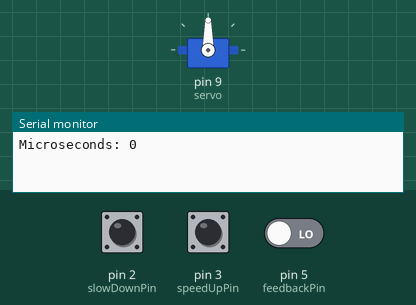
Recording of a sketch running on a simulated Arduino Uno, built with avr-gcc and run on an emulated ATmega328P. On the bench: servo, the last lines printed to the serial monitor. The inputs (shaded band) are chosen by the test bench; at power-on: pin 2 (slowDownPin) HIGH, pin 3 (speedUpPin) HIGH, pin 5 (feedbackPin) LOW.

Above: at 1.2 s.
1.3 s: pin 2 (slowDownPin) pulled LOW for 1 s
At 3.1 s:
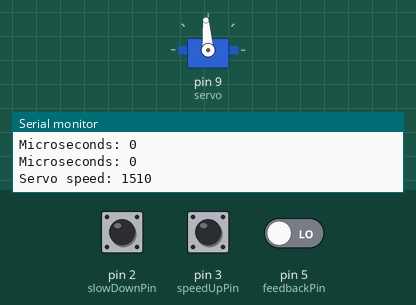
3.8 s: pin 3 (speedUpPin) pulled LOW for 3.2 s
At 4.9 s:
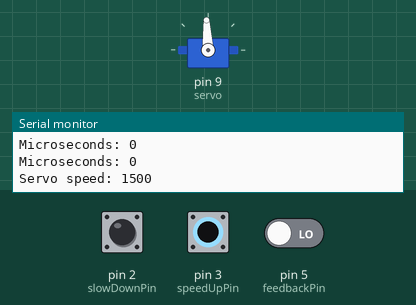
Timing chart, 0 to 8.4 s (numbered marks = the images above; inputs shaded):
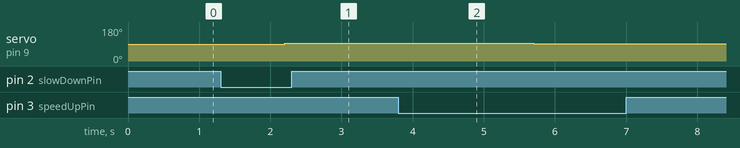

Measured:
- after the input at 1.3 s, servo on pin 9 (servo): 90° → 94° after 0.90 s
- after the input at 3.8 s, servo on pin 9 (servo): 94° → 93° after 0.70 s, → 92° 1.2 s later, → 91° 1.2 s later

The sketch:

FeedbackServoExpt1.ino
```cpp
/*
High Speed Continuous Rotation Servo with Feedback
This file is to test out its behavior.

Servo is powered by Arduino 5V pin.
Caution: Do not resist the servo's rotation. Stalling the servo will draw more
current from the Arduino than the USB port can provide.

Uses two buttons ("tactile switches"): one to speed up rotation and one to slow it down

Displays output from the servo's feedback pin in the serial monitor.
*/

#include <Servo.h>

Servo servo;  // create servo object to control a servo

int servoSpeed = 1500;    // variable to store the servo speed (1500 = stopped)
// Example speeds:
// 1250 = FAST clockwise; 1350 = medium clockwise; 1450 = slow clockwise; 1500 = STOP
// Speeds between 1520 and 1750 would be counter-clockwise

int speedUpPin = 3;    // Pushbutton: one terminal connected to pin 3; the other to GND
int slowDownPin = 2;   // Pushbutton:  "     "         "      "  "  2;  "    "    "  "
int feedbackPin = 5;
int feedback = 0;   // pulse time in microseconds from servo Hall sensor

void setup() {
  Serial.begin(115200);
  servo.attach(9);  // attaches the servo motor on pin 9 to the servo object
  pinMode(speedUpPin, INPUT_PULLUP);
  pinMode(slowDownPin, INPUT_PULLUP);
  pinMode(feedbackPin, INPUT);
}

void loop() {
  if (digitalRead(speedUpPin) == LOW) {
    servoSpeed -= 10;
    Serial.print("Servo speed: ");
    Serial.println(servoSpeed);
    servo.writeMicroseconds(servoSpeed);
    delay(100);
  }
  else if (digitalRead(slowDownPin) == LOW) {
    servoSpeed += 10;
    Serial.print("Servo speed: ");
    Serial.println(servoSpeed);
    servo.writeMicroseconds(servoSpeed);
    delay(100);
  }

  // Position information of the motor is given using a repeated 3.3 Volt pulse. The length of time
  // that the pulse is at 3V before returning to 0V (ground) indicates what angle the servo
  // is pointing.
  //
  // An angle closer to 0 degrees has shorter pulses:
  //
  //    ____        ____        ____          3.3 Volts
  //    |  |        |  |        |  |
  // ___|  |________|  |________|  |________  Ground
  //
  //
  //
  // An angle closer to 359 degrees has longer pulses:
  //
  //    __________  __________  __________
  //    |        |  |        |  |        |
  // ___|        |__|        |__|        |___
  //

  feedback = pulseIn(feedbackPin, HIGH);  // waits for the voltage to rise and then measures
                                          // the time in microseconds that the voltage remains high
  Serial.print("Microseconds: ");
  Serial.println(feedback);
  delay(100);
}
```
